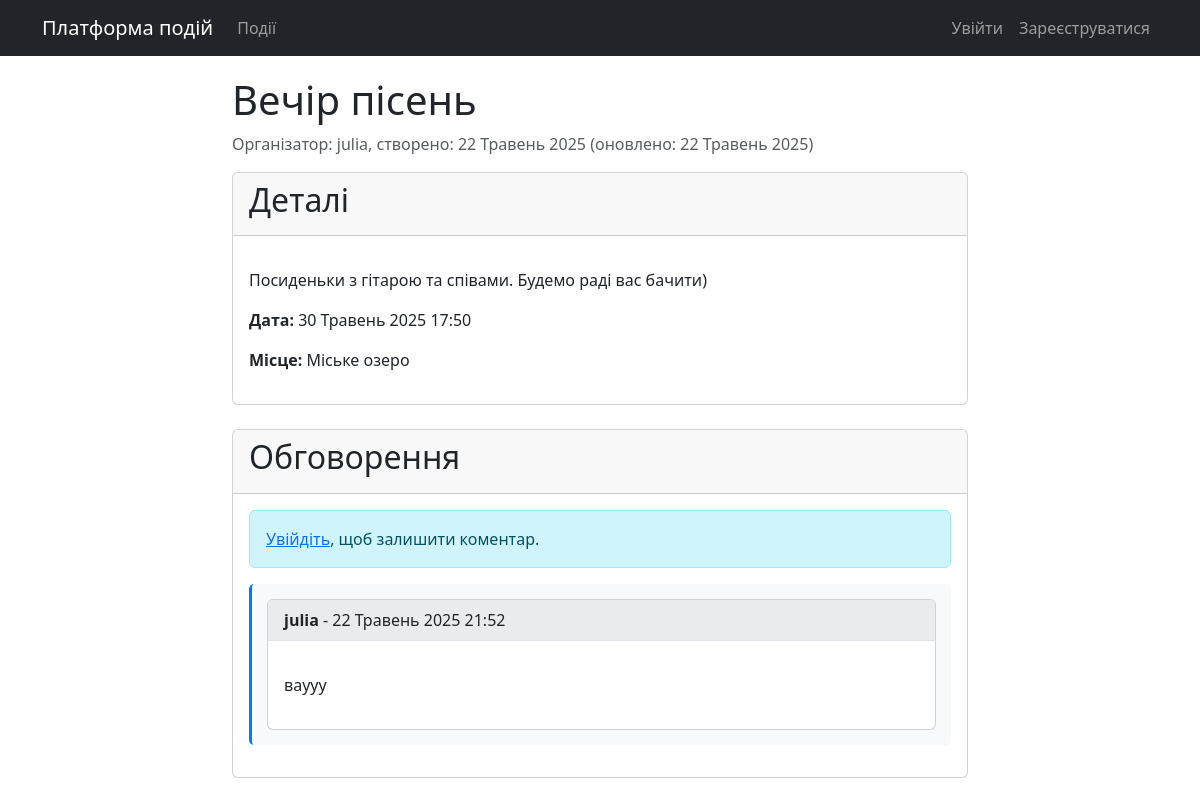
The app's page /events/1/ with its own data.
### events/models.py (models this page shows, shortened)
class Event(models.Model):
    title = models.CharField(max_length=200)
    description = models.TextField()
    date = models.DateTimeField()
    location = models.CharField(max_length=200)
    organizer = models.ForeignKey(User, on_delete=models.CASCADE)
    created_at = models.DateTimeField(auto_now_add=True)
    updated_at = models.DateTimeField(auto_now=True)

class Comment(models.Model):
    event = models.ForeignKey(Event, on_delete=models.CASCADE, related_name='comments')
    author = models.ForeignKey(User, on_delete=models.CASCADE)
    text = models.TextField()
    created_at = models.DateTimeField(auto_now_add=True)
    parent = models.ForeignKey('self', null=True, blank=True, on_delete=models.CASCADE, related_name='replies')
    class Meta:
        ordering = ['created_at']

### events/views.py (the view)
# urls.py: path('events/<int:pk>/', views.event_detail, name='event_detail'),
def event_detail(request, pk):
    event = get_object_or_404(Event, pk=pk)
    comments = Comment.objects.filter(event=event, parent=None).order_by('created_at')
    if request.method == 'POST' and 'comment_submit' in request.POST:
        comment_form = CommentForm(request.POST)
        if comment_form.is_valid() and request.user.is_authenticated:
            new_comment = comment_form.save(commit=False)
            new_comment.event = event
            new_comment.author = request.user
            new_comment.save()
            messages.success(request, 'Коментар додано успішно!')
            return redirect('event_detail', pk=event.pk)
    else:
        comment_form = CommentForm()
    reply_form = ReplyForm()
    context = {
        'event': event,
        'comments': comments,
        'comment_form': comment_form,
        'reply_form': reply_form,
    }
    return render(request, 'events/event_detail.html', context)

### templates/events/event_detail.html (shortened to what this page needs)
{% extends 'base.html' %}
{% block content %}
<div class="row">
    <div class="col-md-8 offset-md-2">
        <h1>{{ event.title }}</h1>
        <p class="text-muted">
            Організатор: <span class="event-organizer">{{ event.organizer.username }}</span>,
            створено: <span class="event-date">{{ event.created_at|date:"d F Y" }}</span>
            {% if event.updated_at %}(оновлено: <span class="event-date">{{ event.updated_at|date:"d F Y" }}</span>){% endif %}
        </p>
        <div class="card mb-4 event-details">
            <div class="card-header">
                <h2>Деталі</h2>
            </div>
            <div class="card-body">
                <p>{{ event.description|linebreaks }}</p>
                <p><strong>Дата:</strong> {{ event.date|date:"d F Y H:i" }}</p>
                <p><strong>Місце:</strong> {{ event.location }}</p>
            </div>
        </div>
        <div class="card mb-4 discussion-section">
            <div class="card-header">
                <h2>Обговорення</h2>
            </div>
            <div class="card-body">
                {% if user.is_authenticated %}
                <div class="mb-4">
                    <h3>Додати коментар</h3>
                    <form method="post" action="{% url 'event_detail' event.pk %}">
                        {% csrf_token %}
                        {{ comment_form.as_p }}
                        <button type="submit" name="comment_submit" class="btn btn-primary">Надіслати</button>
                    </form>
                </div>
                {% else %}
                <div class="alert alert-info">
                    <a href="{% url 'login' %}">Увійдіть</a>, щоб залишити коментар.
                </div>
                {% endif %}
                <div class="comments-section">
                    {% for comment in comments %}
                    <div class="comment mb-3" id="comment-{{ comment.id }}">
                        <div class="card">
                            <div class="card-header d-flex justify-content-between align-items-center">
                                <span><strong>{{ comment.author.username }}</strong> - {{ comment.created_at|date:"d F Y H:i" }}</span>
                            </div>
                            <div class="card-body">
                                <p>{{ comment.text|linebreaks }}</p>
                            </div>
                        </div>
                    </div>
                    {% empty %}
                    <p class="text-muted">Поки немає коментарів. Будьте першим!</p>
                    {% endfor %}
                </div>
            </div>
        </div>
    </div>
</div>
{% endblock %}

### templates/base.html (style rules this page uses)
.comment { border-left: 3px solid #007bff; padding: 15px; margin-bottom: 15px; background-color: #f8f9fa; border-radius: 5px; }
.comment .card-header { background-color: #e9ecef; border-bottom: 1px solid #dee2e6; }
.comment, .reply { animation: fadeIn 0.3s ease-in; }

### records on screen
Event: title "Вечір пісень", organizer.username "julia", created_at "22 Травень 2025", updated_at "22 Травень 2025", description "Посиденьки з гітарою та співами. Будемо раді вас бачити)", date "30 Травень 2025 17:50", location "Міське озеро"
Comment: author.username "julia", created_at "22 Травень 2025 21:52", text "ваууу"
